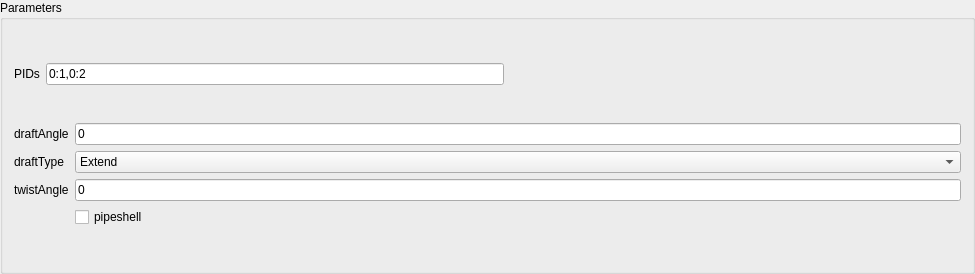
<?xml version="1.0" encoding="UTF-8"?>
<ui version="4.0">
 <class>SweepWidget</class>
 <widget class="QWidget" name="SweepWidget">
  <property name="geometry">
   <rect>
    <x>0</x>
    <y>0</y>
    <width>975</width>
    <height>274</height>
   </rect>
  </property>
  <property name="windowTitle">
   <string>SweepWidget</string>
  </property>
  <layout class="QVBoxLayout" name="verticalLayout">
   <property name="spacing">
    <number>0</number>
   </property>
   <property name="leftMargin">
    <number>0</number>
   </property>
   <property name="topMargin">
    <number>0</number>
   </property>
   <property name="rightMargin">
    <number>0</number>
   </property>
   <property name="bottomMargin">
    <number>0</number>
   </property>
   <item>
    <widget class="QGroupBox" name="groupBox">
     <property name="title">
      <string>Parameters</string>
     </property>
     <layout class="QVBoxLayout" name="verticalLayout_2">
      <item>
       <layout class="QHBoxLayout" name="horizontalLayout">
        <item>
         <widget class="QLabel" name="label_2">
          <property name="text">
           <string>PIDs</string>
          </property>
         </widget>
        </item>
        <item>
         <widget class="QLineEdit" name="lineEdit_PIDs">
          <property name="text">
           <string>0:1,0:2</string>
          </property>
         </widget>
        </item>
        <item>
         <spacer name="horizontalSpacer">
          <property name="orientation">
           <enum>Qt::Horizontal</enum>
          </property>
          <property name="sizeHint" stdset="0">
           <size>
            <width>37</width>
            <height>17</height>
           </size>
          </property>
         </spacer>
        </item>
       </layout>
      </item>
      <item>
       <layout class="QGridLayout" name="gridLayout_2">
        <item row="1" column="2">
         <widget class="QComboBox" name="comboBox">
          <item>
           <property name="text">
            <string>Extend</string>
           </property>
          </item>
          <item>
           <property name="text">
            <string>Round</string>
           </property>
          </item>
          <item>
           <property name="text">
            <string>Natural</string>
           </property>
          </item>
         </widget>
        </item>
        <item row="0" column="0">
         <widget class="QLabel" name="label_13">
          <property name="text">
           <string>draftAngle</string>
          </property>
         </widget>
        </item>
        <item row="0" column="2">
         <widget class="QLineEdit" name="lineEdit_x2">
          <property name="text">
           <string>0</string>
          </property>
         </widget>
        </item>
        <item row="3" column="2">
         <widget class="QLineEdit" name="lineEdit_angle">
          <property name="text">
           <string>0</string>
          </property>
         </widget>
        </item>
        <item row="1" column="0">
         <widget class="QLabel" name="label_11">
          <property name="text">
           <string>draftType</string>
          </property>
         </widget>
        </item>
        <item row="3" column="0">
         <widget class="QLabel" name="label_5">
          <property name="text">
           <string>twistAngle</string>
          </property>
         </widget>
        </item>
        <item row="4" column="2">
         <widget class="QCheckBox" name="checkBox">
          <property name="text">
           <string>pipeshell</string>
          </property>
         </widget>
        </item>
       </layout>
      </item>
     </layout>
    </widget>
   </item>
  </layout>
 </widget>
 <layoutdefault spacing="6" margin="11"/>
 <resources/>
 <connections/>
</ui>
